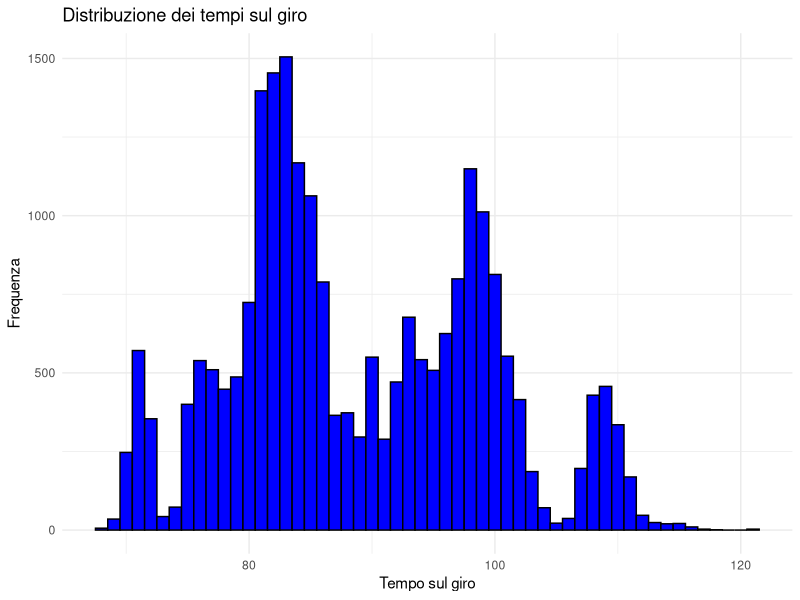

Write R code to recreate this figure.
library(ggplot2)
library(lubridate)

# Carica i dati
data <- read.csv("giri_piloti.csv")

# Converti i tempi sul giro in formato hms
data$LapTime_hms <- hms(data$LapTime)

# Calcola metriche descrittive
summary(data$LapTime_hms)

ggplot(data, aes(x = LapTime_hms)) +
  geom_histogram(binwidth = 1, fill = "blue", color = "black") +
  labs(title = "Distribuzione dei tempi sul giro",
       x = "Tempo sul giro",
       y = "Frequenza") +
  theme_minimal()
